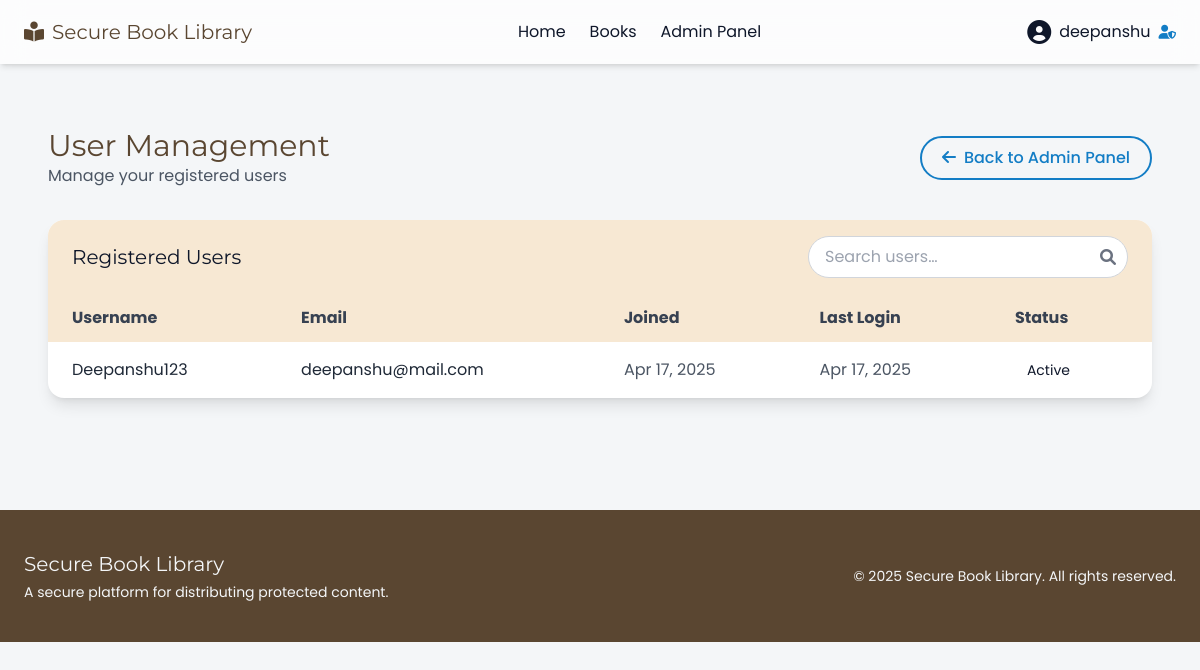
Page /books/admin-panel/users/ (signed in) on the earlier database version.
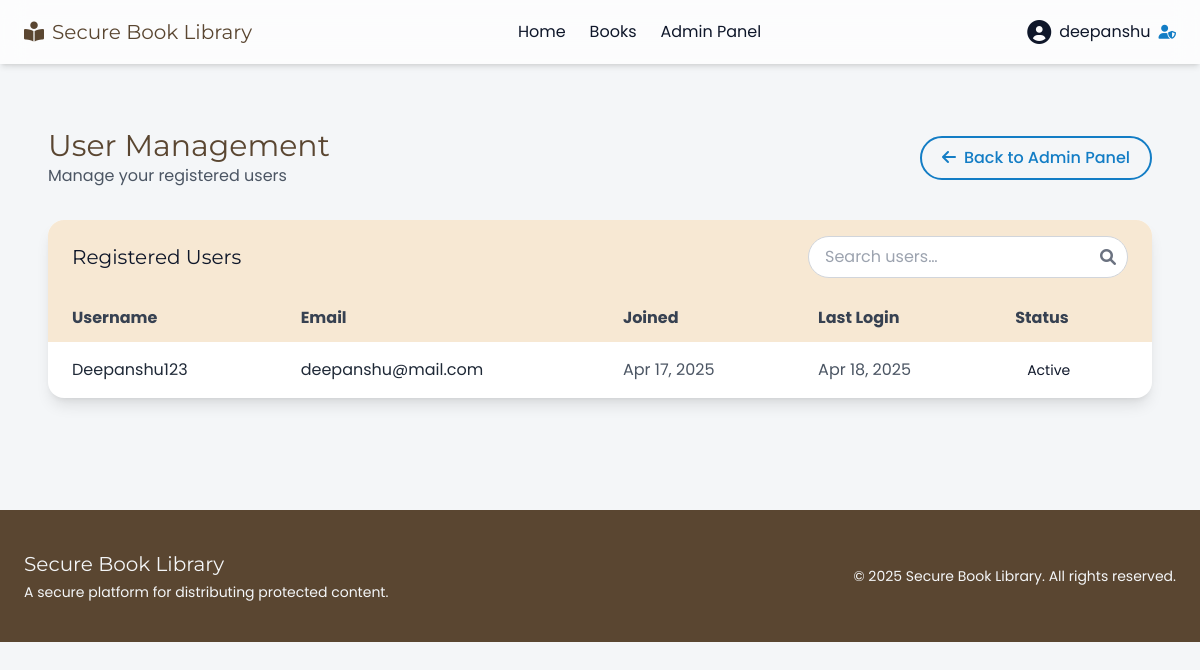
Same page on the later database version.
### accounts/models.py (models this page shows)
class User(AbstractUser):
    is_admin = models.BooleanField(default=False)

### books/views.py (the view)
# urls.py: path('admin-panel/users/', views.UserManagementView.as_view(), name='user_management'),
class UserManagementView(AdminRequiredMixin, ListView):
    model = User
    template_name = 'books/user_management.html'
    context_object_name = 'users'
    def get_queryset(self):
        return User.objects.filter(is_admin=False)

### books/views.py (called while the page is built)
    def test_func(self):
        return self.request.user.is_authenticated and self.request.user.is_admin

### templates/books/user_management.html (shortened to what this page needs)
{% extends 'base.html' %}
{% block content %}
<section class="bg-light py-16">
  <div class="max-w-6xl mx-auto px-6">
    <div class="flex justify-between items-center mb-8">
      <div>
        <h2 class="font-heading text-3xl text-primary">User Management</h2>
        <p class="font-body text-gray-600">Manage your registered users</p>
      </div>
      <a href="{% url 'admin_panel' %}"
         class="font-medium px-5 py-2 border-2 border-secondary text-secondary rounded-full hover:bg-secondary hover:text-white transition">
        <i class="fas fa-arrow-left mr-2"></i>Back to Admin Panel
      </a>
    </div>
    <div class="bg-white rounded-2xl shadow-lg overflow-hidden">
      <div class="flex justify-between items-center bg-neutral px-6 py-4">
        <h3 class="font-heading text-xl text-dark">Registered Users</h3>
        <div class="relative max-w-xs">
          <input id="userSearch"
                 type="text"
                 placeholder="Search users…"
                 class="w-full pl-4 pr-10 py-2 rounded-full border border-gray-300 focus:outline-none focus:ring-2 focus:ring-secondary">
          <i class="fas fa-search absolute right-3 top-1/2 transform -translate-y-1/2 text-gray-500"></i>
        </div>
      </div>
      {% if users %}
      <div class="overflow-x-auto">
        <table id="usersTable" class="min-w-full text-left">
          <thead class="bg-neutral">
            <tr>
              <th class="px-6 py-3 font-body text-gray-700">Username</th>
              <th class="px-6 py-3 font-body text-gray-700">Email</th>
              <th class="px-6 py-3 font-body text-gray-700">Joined</th>
              <th class="px-6 py-3 font-body text-gray-700">Last Login</th>
              <th class="px-6 py-3 font-body text-gray-700">Status</th>
            </tr>
          </thead>
          <tbody class="divide-y divide-gray-200">
            {% for u in users %}
            <tr class="hover:bg-neutral/50 transition">
              <td class="px-6 py-4 font-body text-gray-800">{{ u.username }}</td>
              <td class="px-6 py-4 font-body text-gray-800">{{ u.email }}</td>
              <td class="px-6 py-4 font-body text-gray-600">{{ u.date_joined|date:"M d, Y" }}</td>
              <td class="px-6 py-4 font-body text-gray-600">{{ u.last_login|date:"M d, Y" }}</td>
              <td class="px-6 py-4">
                {% if u.is_active %}
                <span class="px-3 py-1 bg-success/10 text-success rounded-full text-sm">Active</span>
                {% else %}
                <span class="px-3 py-1 bg-danger/10 text-danger rounded-full text-sm">Inactive</span>
                {% endif %}
              </td>
            </tr>
            {% endfor %}
          </tbody>
        </table>
      </div>
      {% else %}
      <div class="py-20 text-center text-gray-500">
        <i class="fas fa-users text-6xl mb-4"></i>
        <h3 class="font-heading text-2xl mb-2">No Registered Users</h3>
        <p class="font-body">When someone signs up, they’ll appear here.</p>
      </div>
      {% endif %}
    </div>
  </div>
</section>
{% endblock %}

### templates/base.html (shortened to what this page needs)
<!DOCTYPE html>
<html lang="en">
<head>
  <script src="https://cdn.tailwindcss.com"></script>
  <link rel="stylesheet" href="https://cdnjs.cloudflare.com/ajax/libs/font-awesome/6.0.0/css/all.min.css" />
</head>
<body class="bg-light text-dark font-body">
<nav class="bg-white/70 backdrop-blur-md shadow-md sticky top-0 z-50">
  <div class="max-w-7xl mx-auto px-6 py-4 flex justify-between items-center">
    <a href="{% url 'home' %}" class="flex items-center space-x-2 font-heading text-xl text-primary">
      <i class="fas fa-book-reader"></i>
      <span>Secure Book Library</span>
    </a>
    <div class="hidden md:flex items-center space-x-6 font-body">
      <a href="{% url 'home' %}" class="hover:text-secondary transition">Home</a>
      <a href="{% url 'book_list' %}" class="hover:text-secondary transition">Books</a>
      {% if user.is_authenticated and user.is_admin %}
        <a href="{% url 'admin_panel' %}" class="hover:text-secondary transition">Admin Panel</a>
      {% endif %}
    </div>
    <div class="hidden md:flex items-center space-x-4 font-body">
      {% if user.is_authenticated %}
      <div x-data="{ open: false }" class="relative">
        <button @click="open = !open" @click.away="open = false" class="flex items-center space-x-2">
          <i class="fas fa-user-circle text-2xl"></i>
          <span>{{ user.username }}</span>
          {% if user.is_admin %}
            <i class="fas fa-user-shield text-sm text-secondary" title="Admin"></i>
          {% endif %}
        </button>
      </div>
      {% else %}
        <a href="{% url 'login' %}" class="hover:text-secondary transition">Login</a>
        <a href="{% url 'signup' %}" class="hover:text-secondary transition">Sign Up</a>
      {% endif %}
    </div>
  </div>
</nav>
  {% block content %}{% endblock %}
  <footer class="bg-primary text-light py-10 mt-12">
    <div class="max-w-7xl mx-auto px-6 flex flex-col md:flex-row justify-between items-center">
      <div class="text-center md:text-left">
        <h5 class="font-heading text-xl">Secure Book Library</h5>
        <p class="mt-1 text-sm">A secure platform for distributing protected content.</p>
      </div>
      <p class="mt-4 md:mt-0 text-sm">&copy; {% now "Y" %} Secure Book Library. All rights reserved.</p>
    </div>
  </footer>
</body>
</html>

Differences in the rows shown:
changed User "Deepanshu123": last_login "Apr 17, 2025" → "Apr 18, 2025"
